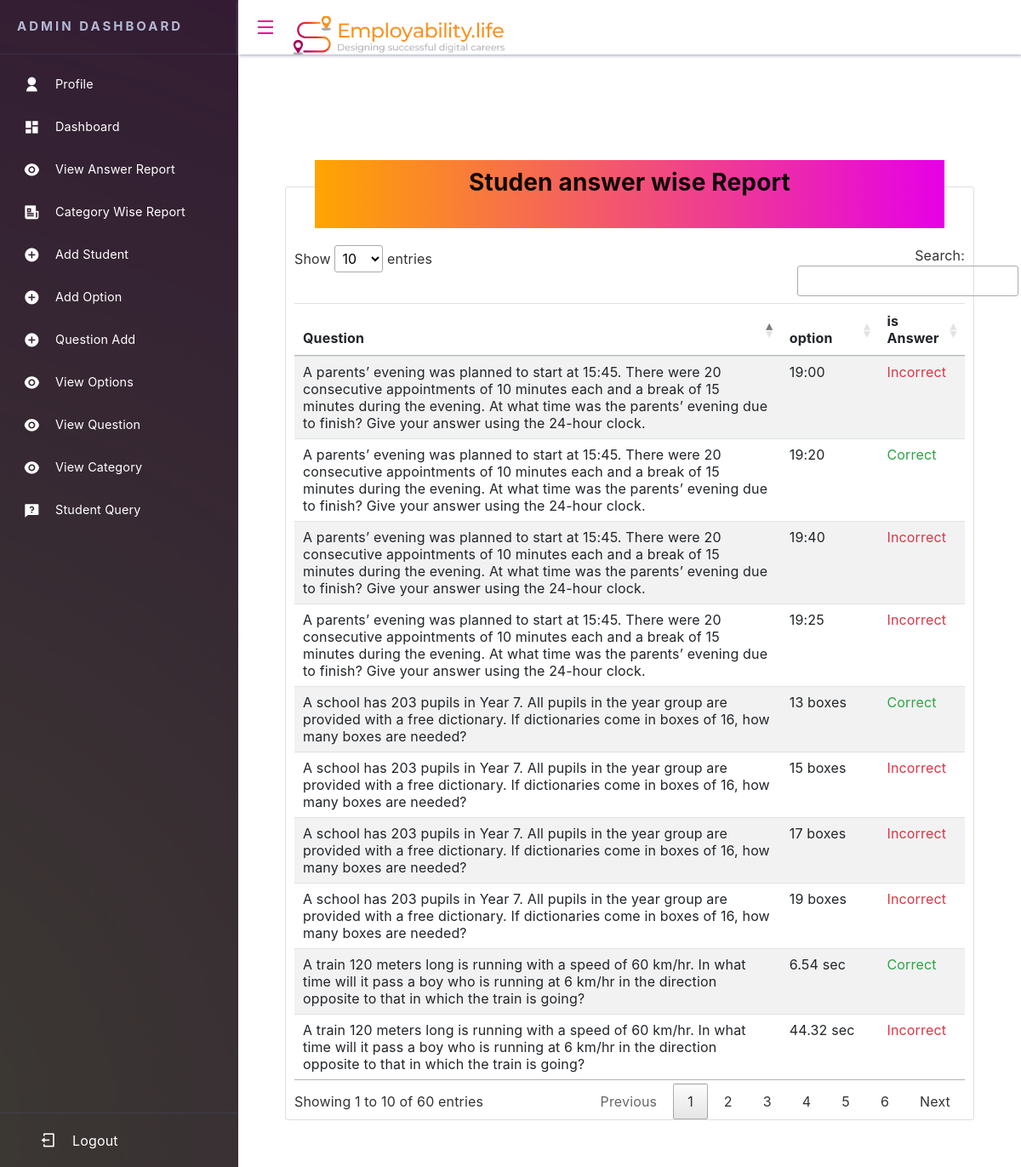
The app's page /viewoption/ (signed in) with its own data.
### quiz/models.py (models this page shows, shortened)
class Option(models.Model):
    question=models.ForeignKey(question, on_delete=models.CASCADE, null=True, default="")
    option_title=models.CharField(max_length=1000)
    is_answer=models.BooleanField(default=False)

class question(models.Model):
    categoryName=models.ForeignKey(Testcategory, on_delete=models.CASCADE, null=True, default="")
    question=models.TextField(max_length=1000)
    def __str__(self):
        return self.question

### quiz/views.py (the view)
# urls.py: path('viewoption/',view_option,name='viewoption'),
def view_option(request):
    if 'email' in request.session:
        obj=Option.objects.all()
        return render(request,'viewoption.html',{'obj':obj})
    return redirect('sign1')

### quiz/templates/viewoption.html
{% extends 'admin_base.html' %}
{% load static %}
{% block content %}
<div class="dashboard">
    <div class="card" style="margin-top:100px; padding:0px 10px 0px 10px ;">
        <div class="baner" style="margin: auto; margin-top:-4%; margin-bottom:20px;">
            <h3 class="text-center" style="font-weight: bold; padding: 10px 0px 10px 0px;"> Studen answer wise Report</h3>
        </div>
        <table class="table table-hover table-striped" id="myTable">
            <thead>
                <tr>
                    <th>Question</th>
                    <th>option</th>
                    <th>is Answer</th>
                </tr>
            </thead>
            <tbody>
                {% for i in obj %}
                <tr>
                    <td>{{i.question}}</td>
                    <td>{{i.option_title}}</td>
                    {% if i.is_answer %}
                    <td class="text-success">Correct</td>
                    {% else%}
                    <td class="text-danger">Incorrect</td>
                    {% endif %}
                </tr>
                {% endfor %}
            </tbody>
        </table>
    </div>
</div>
        {% endblock %}

### quiz/static/css/demo.css (style rules this page uses)
.baner { height: 80px; width: 94%; background: linear-gradient(90deg, rgba(255, 165, 0, 1) 0%, rgb(230, 0, 230) 100%); color: rgba(0, 0, 0, 0.934); }

### quiz/static/css/style.css (style rules this page uses)
* { box-sizing: border-box; }
body { margin: 0; height: 100vh; font-family: "Roboto", sans-serif; color: #212529; letter-spacing: 0.01em; line-height: 1.6; }
html, body { height: 100%; }

### records on screen
Option: question "A train 120 meters long is running with a speed of 60 km/hr. In what time will it pass a boy who is running at 6 km/hr in the direction opposite to that in which the train is going?", option_title "6.54 sec", is_answer "Correct"
Option: question "A train 120 meters long is running with a speed of 60 km/hr. In what time will it pass a boy who is running at 6 km/hr in the direction opposite to that in which the train is going?", option_title "44.32 sec", is_answer "Incorrect"
Option: question "A parents’ evening was planned to start at 15:45. There were 20 consecutive appointments of 10 minutes each and a break of 15 minutes during the evening. At what time was the parents’ evening due to finish? Give your answer using the 24-hour clock.", option_title "19:00", is_answer "Incorrect"
Option: question "A parents’ evening was planned to start at 15:45. There were 20 consecutive appointments of 10 minutes each and a break of 15 minutes during the evening. At what time was the parents’ evening due to finish? Give your answer using the 24-hour clock.", option_title "19:20", is_answer "Correct"
Option: question "A parents’ evening was planned to start at 15:45. There were 20 consecutive appointments of 10 minutes each and a break of 15 minutes during the evening. At what time was the parents’ evening due to finish? Give your answer using the 24-hour clock.", option_title "19:40", is_answer "Incorrect"
Option: question "A parents’ evening was planned to start at 15:45. There were 20 consecutive appointments of 10 minutes each and a break of 15 minutes during the evening. At what time was the parents’ evening due to finish? Give your answer using the 24-hour clock.", option_title "19:25", is_answer "Incorrect"
Option: question "A school has 203 pupils in Year 7. All pupils in the year group are provided with a free dictionary. If dictionaries come in boxes of 16, how many boxes are needed?", option_title "13 boxes", is_answer "Correct"
Option: question "A school has 203 pupils in Year 7. All pupils in the year group are provided with a free dictionary. If dictionaries come in boxes of 16, how many boxes are needed?", option_title "15 boxes", is_answer "Incorrect"
Option: question "A school has 203 pupils in Year 7. All pupils in the year group are provided with a free dictionary. If dictionaries come in boxes of 16, how many boxes are needed?", option_title "17 boxes", is_answer "Incorrect"
Option: question "A school has 203 pupils in Year 7. All pupils in the year group are provided with a free dictionary. If dictionaries come in boxes of 16, how many boxes are needed?", option_title "19 boxes", is_answer "Incorrect"
